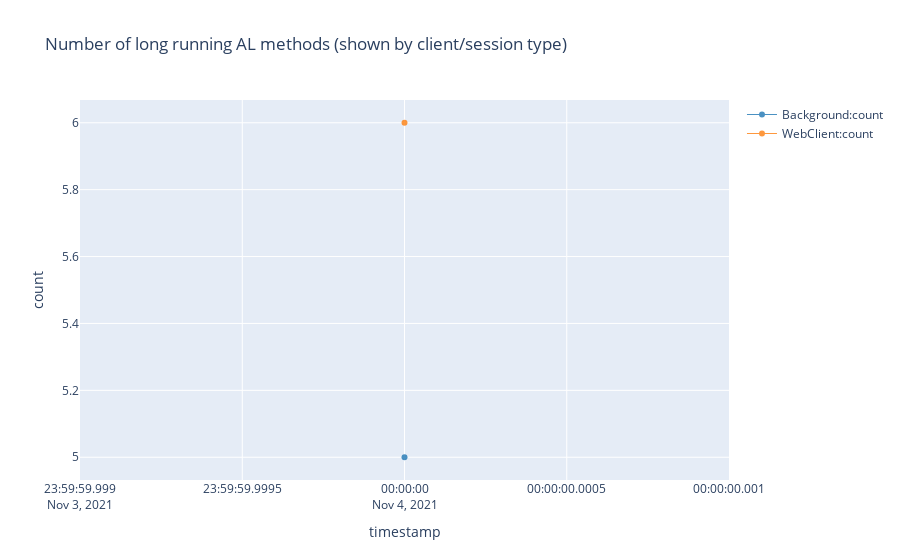

Write notebook code for a chart like this one.
### Markdown cell above
## Slow AL code (only available from version 17.1)

Learn more about how to write performant AL code here in the performance tuning guide: [https://docs.microsoft.com/en-us/dynamics365/business-central/dev-itpro/performance/performance-developer#al-performance-patterns](https://docs.microsoft.com/en-us/dynamics365/business-central/dev-itpro/performance/performance-developer#al-performance-patterns)

Long running AL method telemetry docs: [https://docs.microsoft.com/en-us/dynamics365/business-central/dev-itpro/administration/telemetry-al-method-trace](https://docs.microsoft.com/en-us/dynamics365/business-central/dev-itpro/administration/telemetry-al-method-trace)

KQL samples:

-   [https://github.com/microsoft/BCTech/blob/master/samples/AppInsights/KQL/Queries/RawData/LongRunningAL.kq](https://github.com/microsoft/BCTech/blob/master/samples/AppInsights/KQL/Queries/RawData/LongRunningAL.kql)l
-   [https://github.com/microsoft/BCTech/blob/master/samples/AppInsights/KQL/Queries/PerformanceTuning/SlowALMethods.kql](https://github.com/microsoft/BCTech/blob/master/samples/AppInsights/KQL/Queries/PerformanceTuning/SlowALMethods.kql)

### Code cell
%%kql
let _aadTenantId = aadTenantId;
let _environmentName = environmentName;
let _startDate = startDate;
let _endDate = endDate;
traces
| where 1==1 
    and timestamp >= todatetime(_startDate)
    and timestamp <= todatetime(_endDate) + totimespan(24h) - totimespan(1ms)   
    and (_aadTenantId == '' or customDimensions.aadTenantId == _aadTenantId)
    and (_environmentName == '' or customDimensions.environmentName == _environmentName )
    and customDimensions.eventId == 'RT0018'
| extend clientType = tostring( customDimensions.clientType )
| summarize count=count() by clientType, bin(timestamp, 1d)
| render timechart title= 'Number of long running AL methods (shown by client/session type)'

### Figure 1 — Plotly figure (JSON) as saved in the notebook; plotly's stock layout.template omitted (floating-point values rounded to 4 significant figures)
{"data": [{"line": {"color": "rgb(31, 118, 179)", "width": 1}, "name": "Background:count", "opacity": 0.8, "type": "scatter", "x": ["2021-11-04T00:00:00+00:00"], "y": [5]}, {"line": {"color": "rgb(254, 127, 14)", "width": 1}, "name": "WebClient:count", "opacity": 0.8, "type": "scatter", "x": ["2021-11-04T00:00:00+00:00"], "y": [6]}], "layout": {"showlegend": true, "title": {"text": "Number of long running AL methods (shown by client/session type)"}, "xaxis": {"autorange": true, "title": {"text": "timestamp"}, "type": "date"}, "yaxis": {"ticksuffix": "", "title": {"text": "count"}, "type": "linear"}}}
